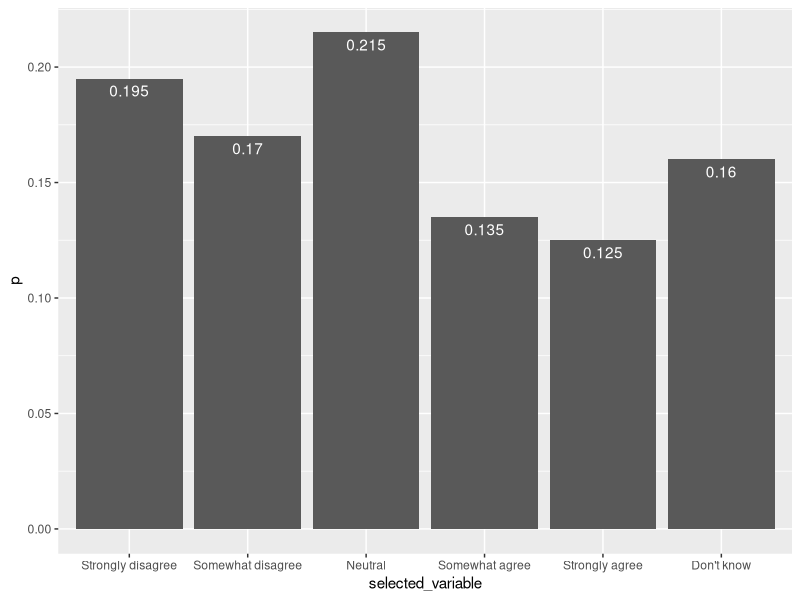
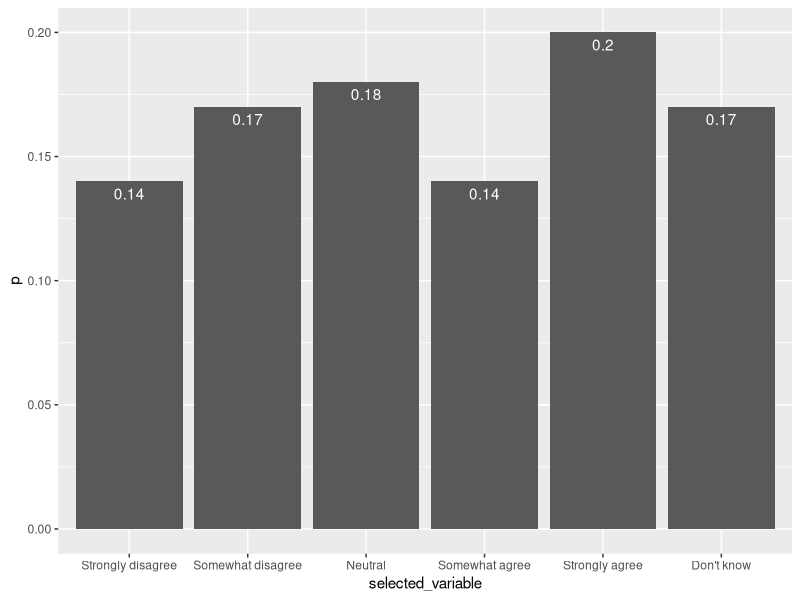
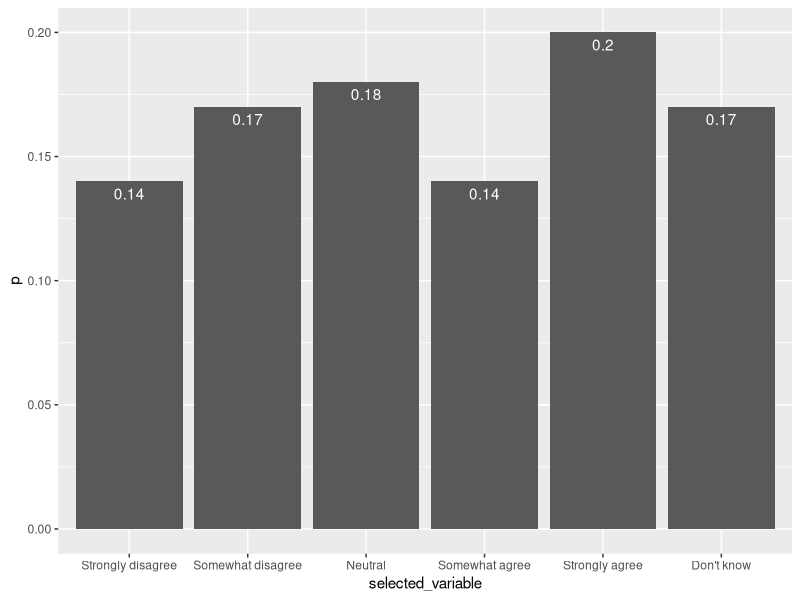

The R source for these figures, in order:
## ---- chunk 1
options(htmltools.dir.version = FALSE)
library(tidyverse)
## ---- chunk 2
set.seed(232)
df <- tibble::tibble(
  a = rnorm(10),
  b = rnorm(10),
  c = rnorm(10)
)

df$a <- (df$a - min(df$a, na.rm = TRUE)) / 
  (max(df$a, na.rm = TRUE) - min(df$a, na.rm = TRUE))
df$b <- (df$b - min(df$b, na.rm = TRUE)) / 
  (max(df$b, na.rm = TRUE) - min(df$b, na.rm = TRUE))
df$c <- (df$c - min(df$c, na.rm = TRUE)) / 
  (max(df$c, na.rm = TRUE) - min(df$c, na.rm = TRUE))
head(df)
## ---- chunk 3
set.seed(232)
df <- tibble::tibble(
  a = rnorm(10),
  b = rnorm(10),
  c = rnorm(10)
)

rescale01 <- function(x) {
  rng <- range(x, na.rm = TRUE)
  (x - rng[1]) / (rng[2] - rng[1])
}

df$a <- rescale01(df$a)
df$b <- rescale01(df$b)
df$c <- rescale01(df$c)
head(df)
## ---- chunk 4
my_vector <- c(3,8,19,NA,22,1)
mean(my_vector,na.rm=TRUE)
custom_mean1 <- function(x){
  my_sum <- sum(x,na.rm=TRUE)
  my_length <- sum(!is.na(x))
  my_sum / my_length
}
custom_mean1(my_vector)
## ---- chunk 5
custom_mean2 <- function(x){
  my_length <- 0
  my_sum <- 0
  for (i in my_vector){
    if (!is.na(i)){
      my_length <- my_length + 1
      my_sum <- my_sum + i
    }
  }
  my_sum / my_length
}
custom_mean2(my_vector)
## ---- chunk 6
questions <- paste0("question",1:10)
df <- as_tibble(matrix(sample(1:6,size=2000,replace = TRUE),nrow=200))
names(df) <- questions
df
## ---- chunk 7

make_plot <- function(data,my_variable,answer_choices){
  
  to_plot <- data %>%
    select(all_of(my_variable)) %>%
    rename(selected_variable=all_of(my_variable)) %>%
    group_by(selected_variable) %>%
    count() %>%
    ungroup() %>%
    mutate(p=n/sum(n))  

  to_plot <- to_plot %>%
    mutate(selected_variable=recode(selected_variable,!!!answer_choices)) %>%
    mutate(selected_variable = factor(selected_variable,answer_choices))
  
  ggplot(to_plot,aes(x=selected_variable,y=p)) +
    geom_bar(stat='identity') +
    geom_text(aes(label = p), vjust = 1.5, colour = "white")
  
}
## ---- chunk 8
answer_choices=c("Strongly disagree","Somewhat disagree","Neutral",'Somewhat agree',"Strongly agree","Don't know")
make_plot(data=df,my_variable='question1',answer_choices=answer_choices)
## ---- chunk 9
make_plot(data=df,my_variable='question2',answer_choices)
## ---- chunk 10
make_data_to_plot <- function(data,my_variable){
  
  to_plot <- data %>%
    select(all_of(my_variable)) %>%
    rename(selected_variable=all_of(my_variable)) %>%
    group_by(selected_variable) %>%
    count() %>%
    ungroup() %>%
    mutate(p=n/sum(n))  
  to_plot <- to_plot %>%
    mutate(selected_variable=recode(selected_variable,!!!answer_choices)) %>%
    mutate(selected_variable = factor(selected_variable,answer_choices))
  to_plot
}
make_plot <-  function(data,answer_choices){
  ggplot(data,aes(x=selected_variable,y=p)) +
    geom_bar(stat='identity') +
    geom_text(aes(label = p), vjust = 1.5, colour = "white")
}
## ---- chunk 11
data_to_plot <- make_data_to_plot(data=df,my_variable='question2')
make_plot(data_to_plot,answer_choices)
## ---- chunk 12

threeletters <- c("a","b","c")

for (i in threeletters){
  print(i)
}
## ---- chunk 13
for (i in seq_along(threeletters)){
  print(i)
  print(threeletters[i])
}

## ---- chunk 14
df <- tibble(
  a = rnorm(10),
  b = rnorm(10),
  c = rnorm(10),
  d = rnorm(10)
)
## ---- chunk 15
output <- vector("double", ncol(df))
for (i in seq_along(df)) {            
  output[[i]] <- median(df[[i]])      
}
output
## ---- chunk 16
for (i in seq_along(df)) {            
  df[[i]] <- df[[i]]+10      
}
df
